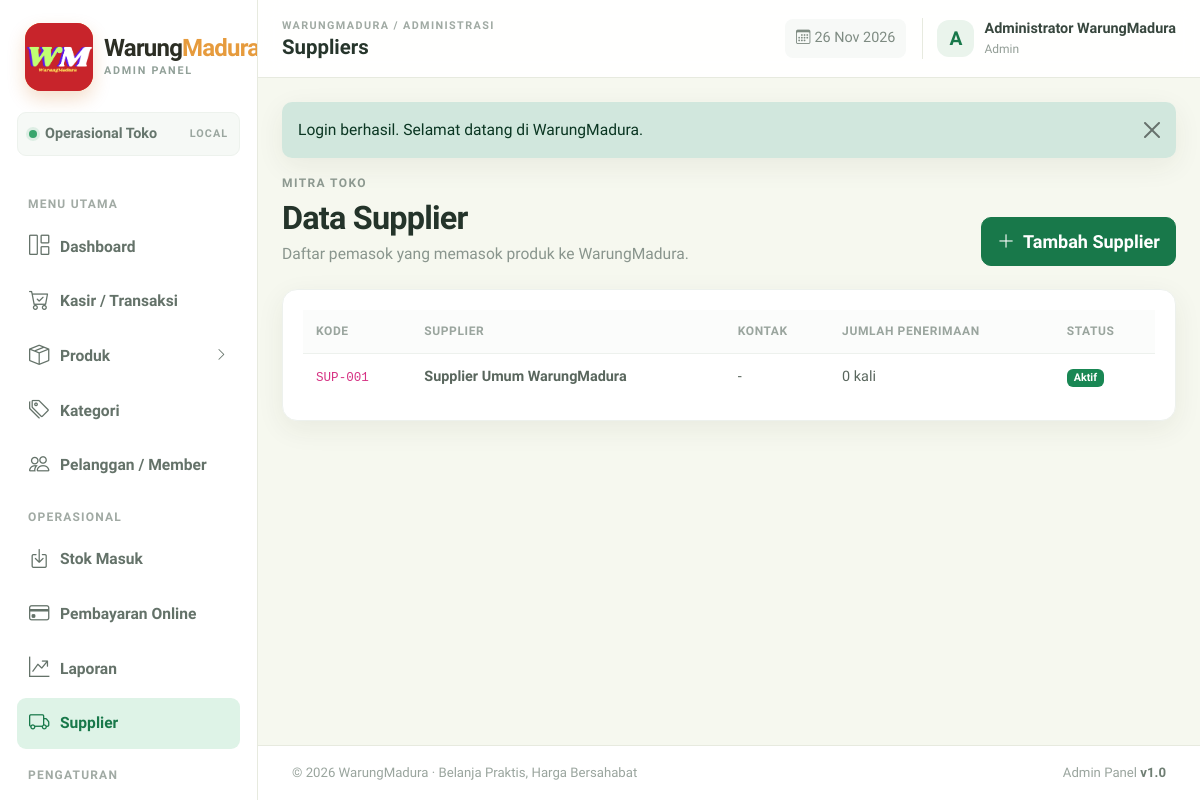
Screenshot of /index.php?page=suppliers (signed in) with the database file from the repository.
### tables this page shows
CREATE TABLE IF NOT EXISTS tbl_supplier (
  id_supplier INT UNSIGNED AUTO_INCREMENT PRIMARY KEY,
  kode_supplier VARCHAR(30) NOT NULL UNIQUE,
  nama_supplier VARCHAR(120) NOT NULL,
  nama_kontak VARCHAR(100) NULL,
  no_hp VARCHAR(25) NULL,
  email VARCHAR(120) NULL,
  alamat TEXT NULL,
  status_supplier ENUM('aktif','nonaktif') NOT NULL DEFAULT 'aktif',
  created_at DATETIME NOT NULL DEFAULT CURRENT_TIMESTAMP,
  INDEX idx_supplier_nama (nama_supplier)
);

### pages/suppliers.php (the view, shortened to what this page needs)
<?php
$rows=$db->query("SELECT s.*,COUNT(p.id_penerimaan) jumlah_penerimaan FROM tbl_supplier s LEFT JOIN tbl_penerimaan_barang p ON p.id_supplier=s.id_supplier GROUP BY s.id_supplier ORDER BY s.id_supplier DESC")->fetchAll();
?>
<div class="page-heading"><div><span class="section-kicker">MITRA TOKO</span><h1>Data Supplier</h1><p>Daftar pemasok yang memasok produk ke WarungMadura.</p></div><button class="btn btn-primary" data-bs-toggle="modal" data-bs-target="#supplierModal"><i class="bi bi-plus-lg me-2"></i>Tambah Supplier</button></div>
<div class="panel-card"><div class="table-responsive"><table class="table app-table align-middle"><thead><tr><th>Kode</th><th>Supplier</th><th>Kontak</th><th>Jumlah Penerimaan</th><th>Status</th></tr></thead><tbody><?php if(!$rows):?><tr><td colspan="5" class="empty-state">Belum ada supplier.</td></tr><?php endif;?><?php foreach($rows as $r):?><tr><td><code><?=e($r['kode_supplier'])?></code></td><td><b><?=e($r['nama_supplier'])?></b><small class="d-block text-muted"><?=e($r['alamat']?:'')?></small></td><td><?=e($r['nama_kontak']?:'-')?><small class="d-block text-muted"><?=e($r['no_hp']?:'')?></small></td><td><?=(int)$r['jumlah_penerimaan']?> kali</td><td><?=status_badge($r['status_supplier'])?></td></tr><?php endforeach;?></tbody></table></div></div>

### app/helpers.php (shortened to what this page needs)
<?php
function e(mixed $value): string
{
    return htmlspecialchars((string)($value ?? ''), ENT_QUOTES | ENT_SUBSTITUTE, 'UTF-8');
}
function status_badge(string $status): string
{
    $map = [
        'aktif' => 'success', 'lunas' => 'success', 'selesai' => 'success',
        'diterima' => 'success', 'berhasil' => 'success',
        'menunggu' => 'warning', 'belum_bayar' => 'warning', 'draft' => 'secondary',
        'diproses' => 'info', 'siap_diambil' => 'primary',
        'nonaktif' => 'secondary', 'dibatalkan' => 'danger', 'gagal' => 'danger',
        'dikembalikan' => 'dark', 'nonaktif' => 'secondary'
    ];
    $label = ucwords(str_replace('_', ' ', $status));
    return '<span class="badge text-bg-' . ($map[$status] ?? 'secondary') . '">' . e($label) . '</span>';
}

### assets/css/app.css (style rules this page uses)
:root { --green:#18784a; --green-dark:#105936; --green-soft:#def3e7; --ink:#2c2e24; --muted:#74766b; --line:#e7eadf; --surface:#fffef9; --canvas:#f6f8ef; --orange:#ef8a24; --orange-dark:#cf6812; --cream:#fff7df; --yellow-soft:#fff1bb; --shadow:0 8px 28px rgba(53,53,33,.07) }
* { box-sizing: border-box }
html { font-size: 16px }
body { font-family: 'Lexend',sans-serif; background: var(--canvas); color: var(--ink); font-size: 1.2rem; line-height: 1.55 }
.btn { border-radius: 10px; font-weight: 600; padding: .62rem .95rem; font-size: 1.128rem; transition: transform .2s,box-shadow .2s,background .2s }
.btn-primary { background: var(--green); border-color: var(--green) }
.page-heading { display: flex; justify-content: space-between; align-items: flex-end; gap: 20px; margin-bottom: 23px; }
.section-kicker { display: block; font-size: 12px; font-weight: 800; letter-spacing: 1.4px; color: #8e9a91; margin-bottom: 6px; }
.page-heading h1 { font: 800 32.4px Lexend,sans-serif; letter-spacing: -.8px; margin: 0 0 5px; color: #24342a; }
.page-heading p { margin: 0; color: #89958d; font-size: 15.6px; }
.panel-card, .kpi-card { background: #fff; border: 1px solid #edf1ed; border-radius: 15px; box-shadow: var(--shadow); }
.panel-card { padding: 20px; }
.app-table { font-size: 14.4px; margin: 0; white-space: nowrap; }
.app-table thead th { font-size: 12px; text-transform: uppercase; letter-spacing: .6px; color: #9aa59e; background: #fbfcfb; border-bottom: 1px solid #edf1ed; padding: 12px 13px; font-weight: 800; }
.app-table tbody td { padding: 12px 13px; border-color: #f0f3f0; color:#59665d; }
.app-table tbody tr:last-child td { border-bottom: 0; }

### rows the page displays
tbl_supplier: kode_supplier "SUP-001", nama_supplier "Supplier Umum WarungMadura", nama_kontak "-", jumlah_penerimaan "0", status_supplier "Aktif"

### other values shown
$group['title'] "MENU UTAMA"
$label "Dashboard"
$label "Kasir / Transaksi"
$label "Produk"
$label "Kategori"
$label "Pelanggan / Member"
$group['title'] "OPERASIONAL"
$label "Stok Masuk"
$label "Pembayaran Online"
$label "Laporan"
$label "Supplier"
$group['title'] "PENGATURAN"
$pageTitle "Suppliers"
substr($user['nama_lengkap'] ?? 'A',0,1) "A"
$user['nama_lengkap'] "Administrator WarungMadura"
